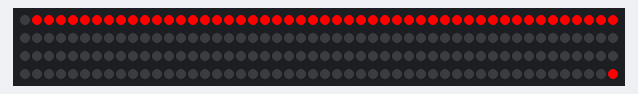
This sketch was run on a simulated Arduino Uno, built with avr-gcc and run on an emulated ATmega328P. Shown: 200 RGB LEDs in strip order, left to right, continuing on the next row.

Above: at 0.1 s.

The sketch:

arduino_script.ino
```cpp
#include <Adafruit_NeoPixel.h>
#define PIN 6
#define NUM_LEDS 200
Adafruit_NeoPixel strip = Adafruit_NeoPixel(NUM_LEDS, PIN, NEO_GRB + NEO_KHZ800);

void setup() {
    strip.begin();
    strip.show();
}

void loop() {
    // Step 1
    strip.setPixelColor(23, strip.Color(160, 160, 160));
    strip.setPixelColor(23, strip.Color(255, 0, 0));
    strip.setPixelColor(24, strip.Color(255, 0, 0));
    strip.setPixelColor(25, strip.Color(255, 0, 0));
    strip.setPixelColor(26, strip.Color(255, 0, 0));
    strip.setPixelColor(27, strip.Color(255, 0, 0));
    strip.setPixelColor(28, strip.Color(255, 0, 0));
    strip.setPixelColor(29, strip.Color(255, 0, 0));
    strip.setPixelColor(30, strip.Color(255, 0, 0));
    strip.setPixelColor(31, strip.Color(255, 0, 0));
    strip.setPixelColor(32, strip.Color(255, 0, 0));
    strip.setPixelColor(33, strip.Color(255, 0, 0));
    strip.setPixelColor(34, strip.Color(255, 0, 0));
    strip.setPixelColor(35, strip.Color(255, 0, 0));
    strip.setPixelColor(36, strip.Color(255, 0, 0));
    strip.setPixelColor(37, strip.Color(255, 0, 0));
    strip.setPixelColor(22, strip.Color(255, 0, 0));
    strip.setPixelColor(21, strip.Color(255, 0, 0));
    strip.setPixelColor(20, strip.Color(255, 0, 0));
    strip.setPixelColor(19, strip.Color(255, 0, 0));
    strip.setPixelColor(18, strip.Color(255, 0, 0));
    strip.setPixelColor(17, strip.Color(255, 0, 0));
    strip.setPixelColor(16, strip.Color(255, 0, 0));
    strip.setPixelColor(15, strip.Color(255, 0, 0));
    strip.setPixelColor(14, strip.Color(255, 0, 0));
    strip.setPixelColor(13, strip.Color(255, 0, 0));
    strip.setPixelColor(12, strip.Color(255, 0, 0));
    strip.setPixelColor(38, strip.Color(255, 0, 0));
    strip.setPixelColor(39, strip.Color(255, 0, 0));
    strip.setPixelColor(40, strip.Color(255, 0, 0));
    strip.setPixelColor(41, strip.Color(255, 0, 0));
    strip.setPixelColor(42, strip.Color(255, 0, 0));
    strip.setPixelColor(43, strip.Color(255, 0, 0));
    strip.setPixelColor(44, strip.Color(255, 0, 0));
    strip.setPixelColor(45, strip.Color(255, 0, 0));
    strip.setPixelColor(46, strip.Color(255, 0, 0));
    strip.setPixelColor(47, strip.Color(255, 0, 0));
    strip.setPixelColor(48, strip.Color(255, 0, 0));
    strip.setPixelColor(49, strip.Color(255, 0, 0));
    strip.setPixelColor(11, strip.Color(255, 0, 0));
    strip.setPixelColor(10, strip.Color(255, 0, 0));
    strip.setPixelColor(9, strip.Color(255, 0, 0));
    strip.setPixelColor(8, strip.Color(255, 0, 0));
    strip.setPixelColor(7, strip.Color(255, 0, 0));
    strip.setPixelColor(6, strip.Color(255, 0, 0));
    strip.setPixelColor(5, strip.Color(255, 0, 0));
    strip.setPixelColor(4, strip.Color(255, 0, 0));
    strip.setPixelColor(3, strip.Color(255, 0, 0));
    strip.setPixelColor(2, strip.Color(255, 0, 0));
    strip.setPixelColor(1, strip.Color(255, 0, 0));
    strip.setPixelColor(199, strip.Color(255, 0, 0));
    strip.show();
    delay(1000);

    // Step 2
    strip.setPixelColor(10, strip.Color(255, 0, 0));
    strip.setPixelColor(11, strip.Color(255, 0, 0));
    strip.setPixelColor(12, strip.Color(255, 0, 0));
    strip.setPixelColor(13, strip.Color(255, 0, 0));
    strip.setPixelColor(14, strip.Color(255, 0, 0));
    strip.setPixelColor(15, strip.Color(255, 0, 0));
    strip.setPixelColor(16, strip.Color(255, 0, 0));
    strip.setPixelColor(17, strip.Color(255, 0, 0));
    strip.setPixelColor(18, strip.Color(255, 0, 0));
    strip.setPixelColor(19, strip.Color(255, 0, 0));
    strip.setPixelColor(20, strip.Color(255, 0, 0));
    strip.setPixelColor(21, strip.Color(255, 0, 0));
    strip.setPixelColor(22, strip.Color(255, 0, 0));
    strip.setPixelColor(23, strip.Color(255, 0, 0));
    strip.setPixelColor(24, strip.Color(255, 0, 0));
    strip.setPixelColor(25, strip.Color(255, 0, 0));
    strip.setPixelColor(26, strip.Color(255, 0, 0));
    strip.setPixelColor(27, strip.Color(255, 0, 0));
    strip.setPixelColor(28, strip.Color(255, 0, 0));
    strip.setPixelColor(29, strip.Color(255, 0, 0));
    strip.setPixelColor(30, strip.Color(255, 0, 0));
    strip.setPixelColor(31, strip.Color(255, 0, 0));
    strip.setPixelColor(32, strip.Color(255, 0, 0));
    strip.setPixelColor(33, strip.Color(255, 0, 0));
    strip.setPixelColor(34, strip.Color(255, 0, 0));
    strip.setPixelColor(35, strip.Color(255, 0, 0));
    strip.setPixelColor(36, strip.Color(255, 0, 0));
    strip.setPixelColor(37, strip.Color(255, 0, 0));
    strip.setPixelColor(38, strip.Color(255, 0, 0));
    strip.setPixelColor(39, strip.Color(255, 0, 0));
    strip.setPixelColor(40, strip.Color(255, 0, 0));
    strip.setPixelColor(41, strip.Color(255, 0, 0));
    strip.setPixelColor(42, strip.Color(255, 0, 0));
    strip.show();
    delay(1000);

    // Step 3
    strip.setPixelColor(20, strip.Color(255, 0, 0));
    strip.setPixelColor(21, strip.Color(255, 0, 0));
    strip.setPixelColor(22, strip.Color(255, 0, 0));
    strip.setPixelColor(23, strip.Color(255, 0, 0));
    strip.setPixelColor(24, strip.Color(255, 0, 0));
    strip.setPixelColor(25, strip.Color(255, 0, 0));
    strip.setPixelColor(26, strip.Color(255, 0, 0));
    strip.setPixelColor(27, strip.Color(255, 0, 0));
    strip.setPixelColor(28, strip.Color(255, 0, 0));
    strip.setPixelColor(29, strip.Color(255, 0, 0));
    strip.setPixelColor(30, strip.Color(255, 0, 0));
    strip.setPixelColor(31, strip.Color(255, 0, 0));
    strip.setPixelColor(32, strip.Color(255, 0, 0));
    strip.setPixelColor(33, strip.Color(255, 0, 0));
    strip.setPixelColor(34, strip.Color(255, 0, 0));
    strip.setPixelColor(35, strip.Color(255, 0, 0));
    strip.show();
    delay(1000);

    // Step 4
    strip.setPixelColor(25, strip.Color(255, 0, 0));
    strip.setPixelColor(26, strip.Color(255, 0, 0));
    strip.setPixelColor(27, strip.Color(255, 0, 0));
    strip.setPixelColor(28, strip.Color(255, 0, 0));
    strip.setPixelColor(29, strip.Color(255, 0, 0));
    strip.show();
    delay(1000);

}
```
